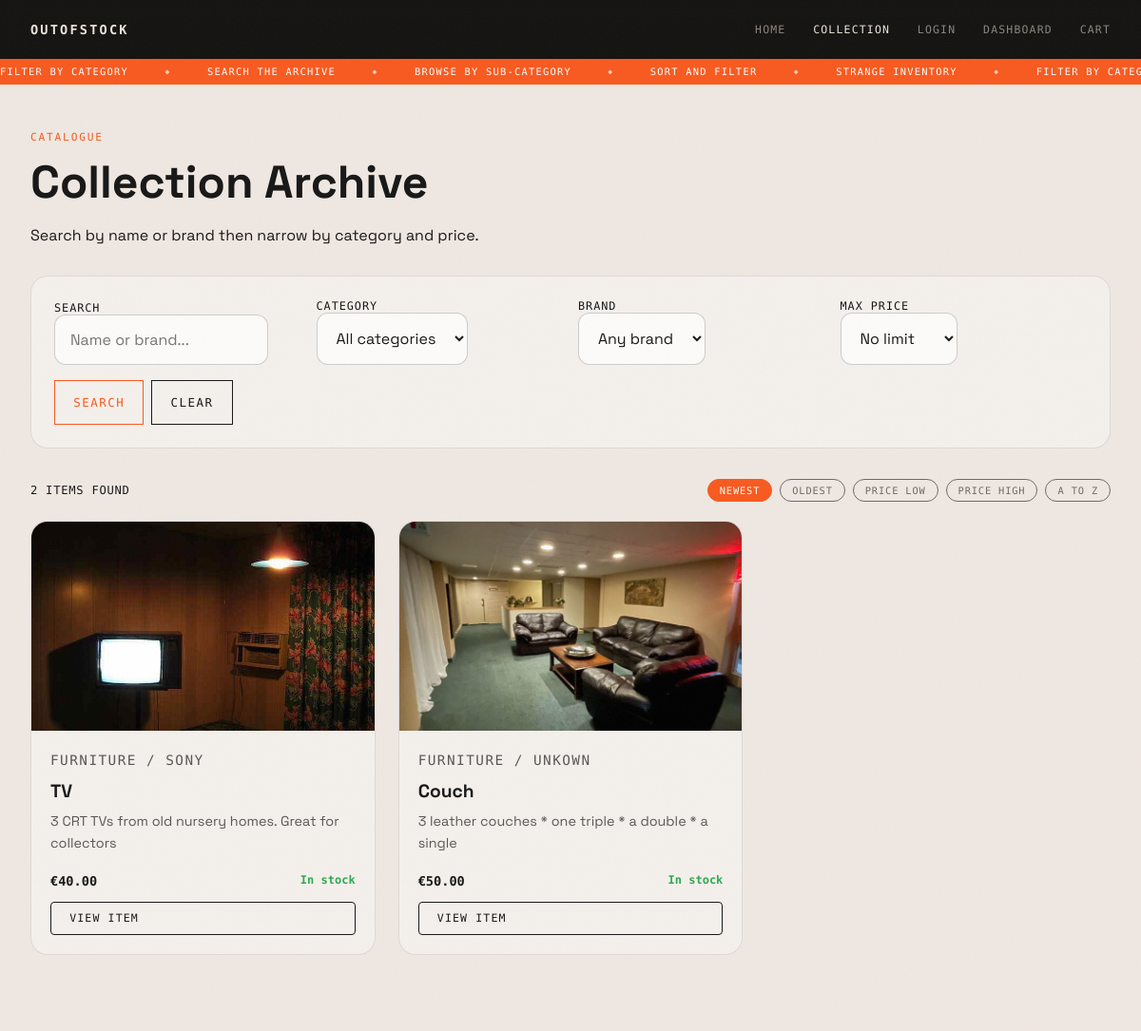
/products/, run on an earlier commit of the app's database.
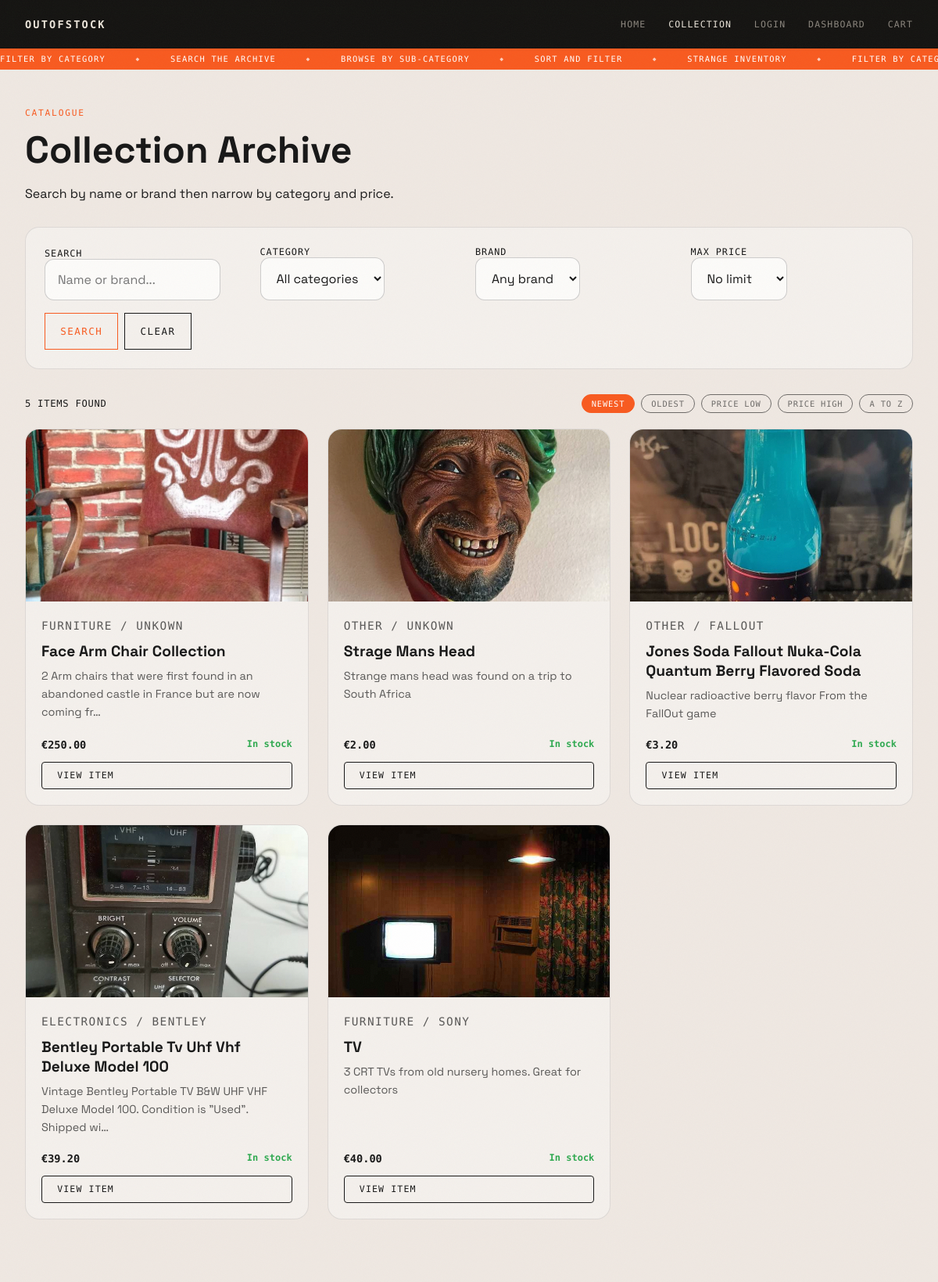
And on a later commit of the database.
### store/models.py (models this page shows, shortened)
class Product(models.Model):
    owner       = models.ForeignKey(User, on_delete=models.CASCADE, related_name='products', null=True, blank=True)
    category    = models.ForeignKey(Category, on_delete=models.CASCADE)
    name        = models.CharField(max_length=150)
    brand       = models.CharField(max_length=100, blank=True)
    description = models.TextField()
    price       = models.DecimalField(max_digits=8, decimal_places=2)
    image       = models.ImageField(upload_to='products/', blank=True, null=True)
    stock       = models.PositiveIntegerField(default=0)

class Category(models.Model):
    name        = models.CharField(max_length=100)
    description = models.TextField(blank=True)
    parent      = models.ForeignKey(
        'self',
        on_delete=models.SET_NULL,
        null=True,
        blank=True,
        related_name='subcategories'
    )
    class Meta:
        verbose_name_plural = 'Categories'

### store/views.py (the view)
# urls.py: path('products/',                           views.products,             name='products'),
def products(request):
    items = Product.objects.all()
    top_categories = Category.objects.filter(parent=None)
    categories = Category.objects.all()
    query = request.GET.get('q', '')
    category_id = request.GET.get('category', '')
    subcategory_id = request.GET.get('subcategory', '')
    max_price = request.GET.get('max_price', '')
    brand_filter = request.GET.get('brand', '')
    sort_by = request.GET.get('sort', 'newest')
    if query:
        items = items.filter(Q(name__icontains=query) | Q(brand__icontains=query))
    if subcategory_id:
        items = items.filter(category__id=subcategory_id)
    elif category_id:
        items = items.filter(Q(category__id=category_id) | Q(category__parent__id=category_id))
    if max_price:
        try:
            items = items.filter(price__lte=float(max_price))
        except:
            pass
    if brand_filter:
        items = items.filter(brand__icontains=brand_filter)
    if sort_by == 'price_asc':
        items = items.order_by('price')
    elif sort_by == 'price_desc':
        items = items.order_by('-price')
    elif sort_by == 'oldest':
        items = items.order_by('id')
    elif sort_by == 'az':
        items = items.order_by('name')
    else:
        items = items.order_by('-id')
    all_brands = Product.objects.exclude(brand='').values_list('brand', flat=True).distinct()
    subcategories = []
    if category_id:
        subcategories = list(Category.objects.filter(parent__id=category_id).values('id', 'name'))
    return render(request, 'store/products.html', {
        'products': items,
        'top_categories': top_categories,
        'categories': categories,
        'subcategories': subcategories,
        'all_brands': all_brands,
        'query': query,
        'selected_cat': category_id,
        'selected_subcat': subcategory_id,
        'selected_price': max_price,
        'selected_brand': brand_filter,
        'sort_by': sort_by,
        'result_count': items.count(),
    })

### store/templates/store/products.html (shortened to what this page needs)
{% load static %}
<!DOCTYPE html>
<html lang="en">
<head>
  <link rel="stylesheet" href="{% static 'store/css/shared.css' %}">
  <link rel="stylesheet" href="{% static 'store/css/collection.css' %}">
</head>
<body class="theme-light inner-page-body">
  <div class="noise"></div>
  <header class="site-header">
    <a href="{% url 'home' %}" class="logo">OUTOFSTOCK</a>
    <nav class="main-nav">
      <a href="{% url 'home' %}">Home</a>
      <a href="{% url 'products' %}" class="active-link">Collection</a>
      {% if user.is_authenticated %}<a href="{% url 'logout' %}">Logout</a>{% else %}<a href="{% url 'login' %}">Login</a>{% endif %}
      <a href="{% url 'dashboard' %}">Dashboard</a>
      <a href="{% url 'cart' %}">Cart</a>
    </nav>
  </header>
  <div class="ticker-wrap">
    <div class="ticker-track">
      <span>FILTER BY CATEGORY</span><span class="dot-sep">&#9670;</span>
      <span>SEARCH THE ARCHIVE</span><span class="dot-sep">&#9670;</span>
      <span>BROWSE BY SUB-CATEGORY</span><span class="dot-sep">&#9670;</span>
      <span>SORT AND FILTER</span><span class="dot-sep">&#9670;</span>
      <span>STRANGE INVENTORY</span><span class="dot-sep">&#9670;</span>
    </div>
  </div>
  <main class="inner-page">
    <section class="page-hero compact-hero">
      <div>
        <p class="section-label">CATALOGUE</p>
        <h1>Collection Archive</h1>
        <p class="page-intro">Search by name or brand then narrow by category and price.</p>
      </div>
    </section>
    <section class="filter-panel">
      <form class="filter-grid" method="GET" action="{% url 'products' %}" id="filter-form">
        <div class="filter-field">
          <label for="search">Search</label>
          <input id="search" name="q" type="text" placeholder="Name or brand..." value="{{ query }}" data-search />
        </div>
        <div class="filter-field">
          <label for="category-select">Category</label>
          <select id="category-select" name="category">
            <option value="">All categories</option>
          </select>
        </div>
        <div class="filter-field">
          <label for="brand">Brand</label>
          <select id="brand" name="brand">
            <option value="">Any brand</option>
          </select>
        </div>
        <div class="filter-field">
          <label for="price">Max price</label>
          <select id="price" name="max_price">
            <option value="">No limit</option>
          </select>
        </div>
        <div class="filter-buttons" style="grid-column: 1 / -1;">
          <button type="submit" class="action-btn">Search</button>
          <a href="{% url 'products' %}" class="ghost-btn">Clear</a>
        </div>
      </form>
    </section>
    <section class="catalog-grid-section">
      <div class="catalog-top-bar">
        <p>{{ result_count }} item{{ result_count|pluralize }} found</p>
        <div class="sort-options">
          <a href="?q={{ query }}&category={{ selected_cat }}&subcategory={{ selected_subcat }}&brand={{ selected_brand }}&max_price={{ selected_price }}&sort=newest"    class="sort-pill {% if sort_by == 'newest'     %}is-active{% endif %}">Newest</a>
          <a href="?q={{ query }}&category={{ selected_cat }}&subcategory={{ selected_subcat }}&brand={{ selected_brand }}&max_price={{ selected_price }}&sort=oldest"    class="sort-pill {% if sort_by == 'oldest'     %}is-active{% endif %}">Oldest</a>
          <a href="?q={{ query }}&category={{ selected_cat }}&subcategory={{ selected_subcat }}&brand={{ selected_brand }}&max_price={{ selected_price }}&sort=price_asc" class="sort-pill {% if sort_by == 'price_asc'  %}is-active{% endif %}">Price low</a>
          <a href="?q={{ query }}&category={{ selected_cat }}&subcategory={{ selected_subcat }}&brand={{ selected_brand }}&max_price={{ selected_price }}&sort=price_desc" class="sort-pill {% if sort_by == 'price_desc' %}is-active{% endif %}">Price high</a>
          <a href="?q={{ query }}&category={{ selected_cat }}&subcategory={{ selected_subcat }}&brand={{ selected_brand }}&max_price={{ selected_price }}&sort=az"        class="sort-pill {% if sort_by == 'az'         %}is-active{% endif %}">A to Z</a>
        </div>
      </div>
      <div class="catalog-grid">
        {% for product in products %}
        <article class="catalog-card">
          <a href="{% url 'product_detail' product.id %}" class="catalog-image{% if product.stock == 0 %} is-sold-out{% endif %}">
            {% if product.image %}
              <img src="{{ product.image.url }}" alt="{{ product.name }}" />
            {% else %}
              <span>{{ product.name }}</span>
            {% endif %}
          </a>
          <div class="catalog-copy">
            <p class="catalog-meta">
              {% if product.category.parent %}{{ product.category.parent.name }} &rsaquo; {% endif %}{{ product.category.name }}{% if product.brand %} / {{ product.brand }}{% endif %}
            </p>
            <h3><a href="{% url 'product_detail' product.id %}">{{ product.name }}</a></h3>
            <p>{{ product.description|truncatechars:90 }}</p>
            <div class="catalog-row">
              <span>&#8364;{{ product.price }}</span>
              {% if product.stock > 0 %}<span class="stock-in">In stock</span>{% else %}<span class="stock-out">SOLD OUT</span>{% endif %}
            </div>
            <a href="{% url 'product_detail' product.id %}" class="catalog-view-btn">View Item</a>
          </div>
        </article>
        {% empty %}
          <p class="empty-message">Nothing matches your search. <a href="{% url 'products' %}">Clear filters</a></p>
        {% endfor %}
      </div>
    </section>
  </main>
</body>
</html>

### store/static/store/css/collection.css (style rules this page uses)
.filter-panel { padding: 1.5rem; border-radius: 18px; margin-bottom: 2rem; }
.filter-grid { display: grid; grid-template-columns: repeat(4, 1fr); gap: 1rem; align-items: end; }
.catalog-top-bar { display: flex; justify-content: space-between; align-items: center; gap: 1rem; margin-bottom: 1.25rem; font-family: var(--font-mono); font-size: 0.76rem; letter-spacing: 0.06em; text-transform: uppercase; color: var(--page-text); }
.sort-options { display: flex; gap: 0.5rem; flex-wrap: wrap; }
.sort-pill { font-family: var(--font-mono); font-size: 0.65rem; letter-spacing: 0.08em; text-transform: uppercase; padding: 0.3rem 0.75rem; border: 1px solid var(--btn-border); border-radius: 999px; color: var(--btn-text); cursor: pointer; text-decoration: none; transition: all 0.15s ease; opacity: 0.6; }
.sort-pill.is-active { background: var(--orange); border-color: var(--orange); color: #fff; opacity: 1; }
.catalog-grid { display: grid; grid-template-columns: repeat(3, 1fr); gap: 1.5rem; }
.catalog-card { border-radius: 18px; overflow: hidden; display: flex; flex-direction: column; }
.catalog-image { display: block; height: 220px; position: relative; background: var(--card-bg); overflow: hidden; }
.catalog-image img { position: absolute; inset: 0; width: 100%; height: 100%; object-fit: cover; display: block; transition: transform 0.3s ease; }
.catalog-copy { padding: 1.25rem; flex: 1; display: flex; flex-direction: column; }
.catalog-meta { font-family: var(--font-mono); font-size: 0.78rem; letter-spacing: 0.1em; text-transform: uppercase; margin-bottom: 0.7rem; color: var(--orange); }
.catalog-copy h3 { margin-bottom: 0.5rem; font-size: 1.2rem; color: var(--page-text); }
.catalog-copy h3 a { color: inherit; }
.catalog-copy > p { font-size: 0.9rem; line-height: 1.6; color: var(--page-text); opacity: 0.7; margin-bottom: 0.5rem; }
.catalog-row { display: flex; justify-content: space-between; gap: 1rem; margin-top: auto; padding-top: 0.75rem; font-family: var(--font-mono); font-size: 0.85rem; font-weight: 700; color: var(--page-text); }
.catalog-view-btn { display: inline-block; margin-top: 0.85rem; font-family: var(--font-mono); font-size: 0.72rem; letter-spacing: 0.1em; text-transform: uppercase; padding: 0.6rem 1.2rem; border: 1px solid var(--btn-border); color: var(--btn-text); background: none; transition: all 0.2s ease; cursor: pointer; border-radius: 4px; }
.stock-in { color: var(--green); font-size: 0.75rem; }

What changed in the data, as far as the page shows it:
removed Product: image (picture), category.name "FURNITURE", brand "UNKOWN", name "Couch", description "3 leather couches * one triple * a double * a single", price "50.00", stock "In stock"
added Product: image (picture), category.name "FURNITURE", brand "UNKOWN", name "Face Arm Chair Collection", description "2 Arm chairs that were first found in an abandoned castle in France but are now coming fr…", price "250.00", stock "In stock"
added Product: image (picture), category.name "OTHER", brand "UNKOWN", name "Strage Mans Head", description "Strange mans head was found on a trip to South Africa", price "2.00", stock "In stock"
added Product: image (picture), category.name "OTHER", brand "FALLOUT", name "Jones Soda Fallout Nuka-Cola Quantum Berry Flavored Soda", description "Nuclear radioactive berry flavor From the FallOut game", price "3.20", stock "In stock"
added Product: image (picture), category.name "ELECTRONICS", brand "BENTLEY", name "Bentley Portable Tv Uhf Vhf Deluxe Model 100", description "Vintage Bentley Portable TV B&W UHF VHF Deluxe Model 100. Condition is \"Used\". Shipped wi…", price "39.20", stock "In stock"
Also different on the page:
{{ result_count }}: "2" → "5"
